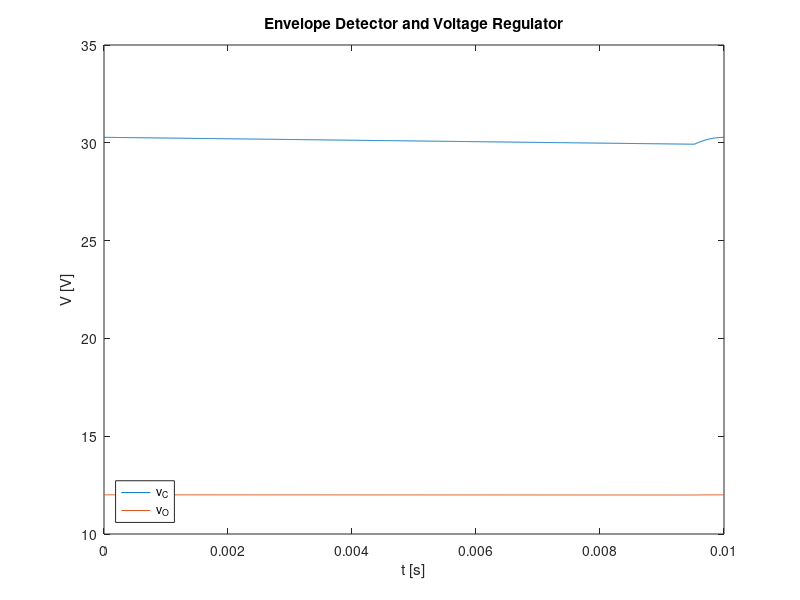
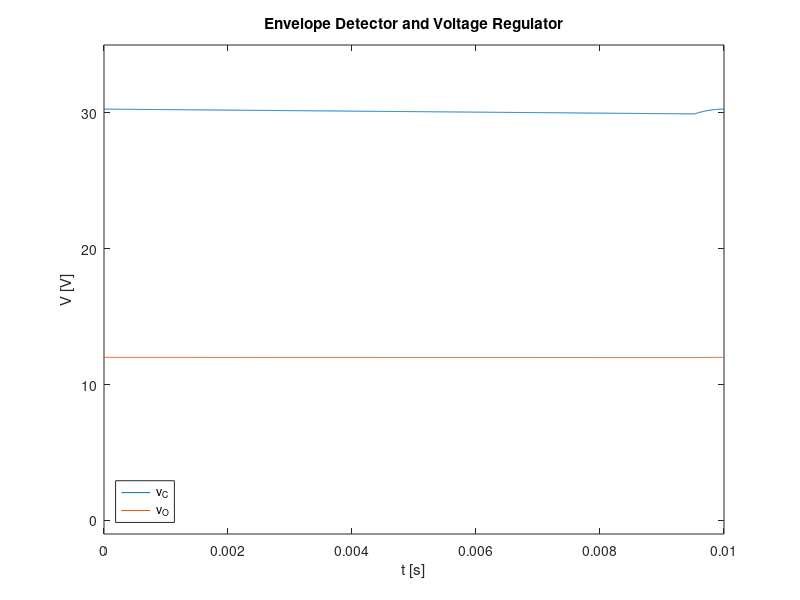
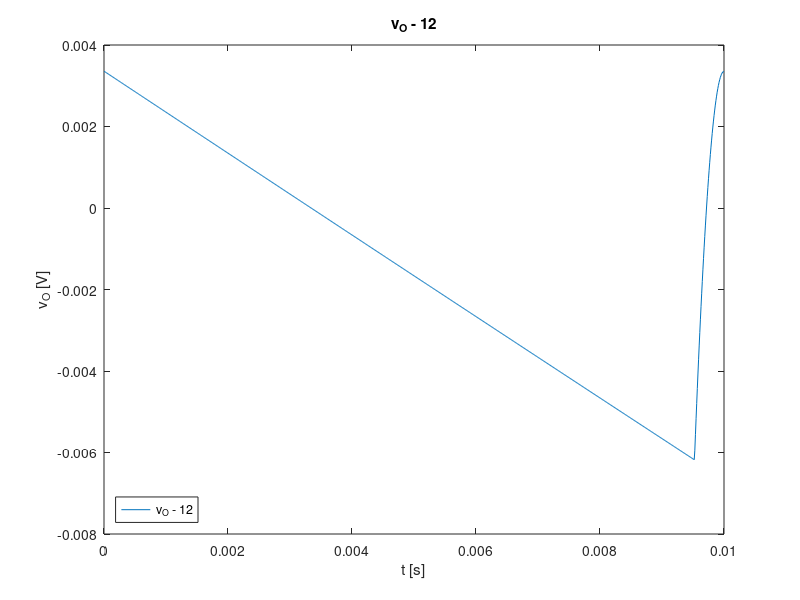
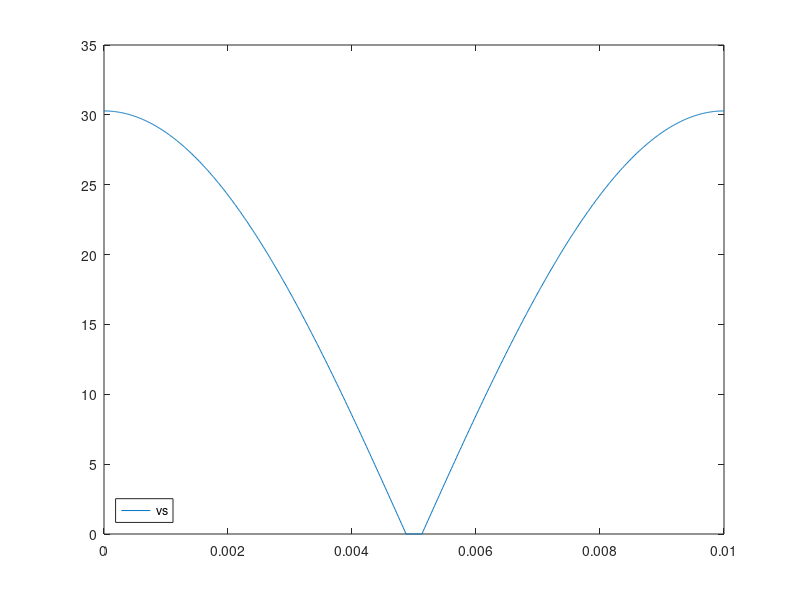

Recreate these plots in MATLAB, in order.
close all
clear all

%% parametros
n = 7.29150093083668;  %----------
C = 0.0000175150173805745;    %----------
R = 45e3;     %----------
%R2 = 7e3;  %------
r_d = 65.7894736842105;  %----------
regulator = 19;   %----------
%Von = 12.0001/regulator;      %----------
Von = 0.631508421052632;


%% Vs

%n = 6.673844;  %----------
f = 50;
w = 50*2*pi;
%Von = 0.7;     %----------
A = 230/n;
rect = 2;


t= linspace(0, 1/(2*f) , 1000);

vs = abs(A*cos(w*t))-rect*Von;
vs(vs<0) = 0;

figure
plot(t,vs)
legend({'vs'},'Location','southwest')

%% vC
%comeca igual a vs
vC = vs;

%descarregamento
%C = 4.508784e-6;    %----------
%R = 2.219563e3;     %----------

R_ = 1/(R + (regulator+rect)*r_d);
%R_=1/R;
t_off = (1/w) * atan(1/w/C*R_);
v_exp = (A-rect*Von)*cos(w*t_off)*exp(-(t-t_off)/C*R_);

figure
plot(t,vs, t_off*ones(1,round(max(vs))), 1:round(max(vs)), t, v_exp)
legend({'vs','t_off','v_(exp)'},'Location','southwest')

%vc
vC(t>t_off) = max([vC(t>t_off);v_exp(t>t_off)]);
vC_control = [max(vC) min(vC)];

figure
plot(t, vC)
legend({'v_C'},'Location','southwest')

%Vc e vc
Vc = mean(vC)*ones(1, length(vC));
vc = vC-Vc;

figure
plot(t, Vc, t , vc)
legend({'V_c','v_c'},'Location','southwest')

%r_d = Von/((1e-9)*exp(17));

%% vO

%Vo
%regulator = 17;   %----------
Vo = ones(1, length(t)) * (Von*regulator);

%vo
%r_d = 80;  %----------

vo = (r_d*regulator)/(r_d*regulator+R) * vc;

vO = Vo + vo;

figure
plot(t, Vo, t, vo, t, vO)
legend({'V_o','v_o','v_O'},'Location','southwest')

%% resultados
ripple = max(vo)-min(vo)
avg = Vo(1)
cost = R*1e-3 + (rect*2+regulator)*0.1 + C*1e6
merit = 1/(cost*(ripple + (avg-12)+1e-6))

%% graficos
figure
plot(t, vC , t, vO)
title('Envelope Detector and Voltage Regulator')
xlabel('t [s]')
ylabel('V [V]')
legend({'v_C', 'v_O'},'Location','southwest')
print ("results_1.png", "-dpng");
ylim([-1 35])
print ("results_2.png", "-dpng");

figure
plot(t, vO-12)
title('v_O - 12')
xlabel('t [s]')
ylabel('v_O [V]')
legend({'v_O - 12'},'Location','southwest')
print ("results.png", "-dpng");

%% tabelas
fidCirc2 = fopen("resultados_tabela.tex","w");
fprintf(fidCirc2,"Parameter & Value \\\\\n"); 
fprintf(fidCirc2, "\\hline\n");
fprintf(fidCirc2,"Output DC level & %f V \\\\\n", Vo(1));
fprintf(fidCirc2, "\\hline\n");
fprintf(fidCirc2,"Ripple & %f V \\\\\n",ripple);
fprintf(fidCirc2, "\\hline\n");
fprintf(fidCirc2,"Cost & %f MU \\\\\n",cost);
fprintf(fidCirc2, "\\hline\n");
fprintf(fidCirc2,"M & %f \\\\\n",merit);
fprintf(fidCirc2, "\\hline\n");
fclose(fidCirc2);
close all
